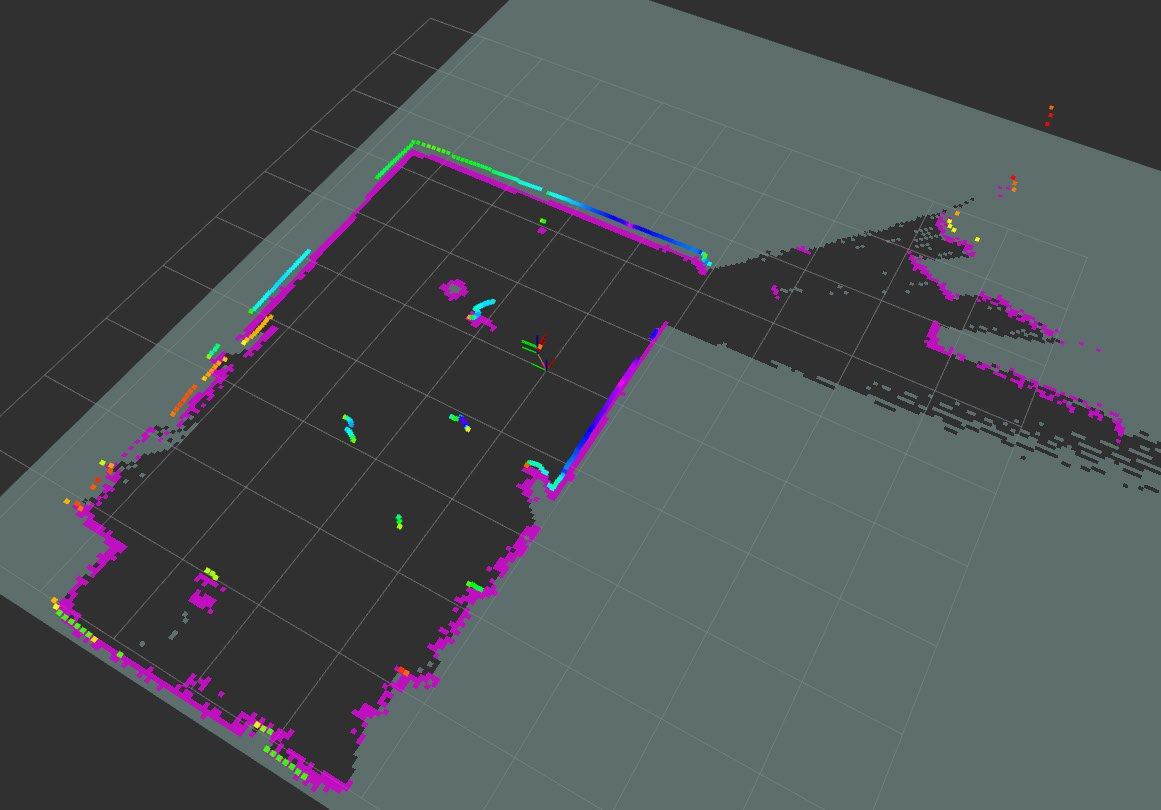
#> input picture 3D/images/esp32.jpg, 1161 x 810 px, given in place of the camera
$ python lineFollow.py
#> lines starting #> are read from the running program, lines starting #| are printed output that depends on the picture; after the words box and inside, x2 and y2 are one past the last pixel; in counts of white or black regions, pixels touching at a corner belong together
#!/usr/bin/env python3
# -*- coding: utf-8 -*-

import cv2
import numpy as np
import serial
import time
import os

# -----------------------------
# Настройки
# -----------------------------
PORT = "/dev/ttyUSB0"    # Порт Arduino
BAUDRATE = 115200
TIMEOUT = 1.0            # Секунды ожидания ответа

# Коэффициент для «руля»
STEERING_K = 0.008

# Базовая линейная скорость (мм/с)
BASE_LINEAR_SPEED = 200.0

# Порог для выделения «белой/черной линии» в HSV
# Можно корректировать в зависимости от освещения и цвета поля
LOWER_WHITE = (75, 0, 0)
UPPER_WHITE = (111, 149, 175)

# Папка для сохранения кадров
IMAGES_DIR = "images"
# Максимум хранимых фотографий
MAX_IMAGES = 100

# -----------------------------
# Инициализация Serial
# -----------------------------
ser = serial.Serial(port=PORT, baudrate=BAUDRATE, timeout=TIMEOUT)
time.sleep(3)  # Дать время Arduino «подняться», если ресет при открытии порта

def send_command(command):
    """
    Отправляет команду в порт, ждёт ответ от Arduino, печатает его.
    """
    print("[TX] ", command)
    ser.write((command + '\n').encode('utf-8'))

    while True:
        response = ser.readline().decode('utf-8', errors='replace').strip()
        if response:
            print("[RX] ", response)
            break
        else:
            time.sleep(0.05)

# -----------------------------
# Настраиваем камеру
# -----------------------------
cap = cv2.VideoCapture(1)  # Или другой индекс камеры
# При желании можно задать разрешение:
# cap.set(cv2.CAP_PROP_FRAME_WIDTH, 640)
# cap.set(cv2.CAP_PROP_FRAME_HEIGHT, 480)

if not cap.isOpened():
    print("Ошибка: Камера не найдена!")
    exit(1)

# Убедимся, что папка images/ существует
if not os.path.exists(IMAGES_DIR):
    os.makedirs(IMAGES_DIR)

def main():
    """
    Основная функция: бесконечный цикл чтения кадров,
    определения линии и отправки команд на Arduino.
    Также сохраняем кадры в images/, не более 100 штук, «кольцом».
    """
    last_send_time = time.time()
    imagesSaved = 0  # Счётчик всех кадров (мы используем % MAX_IMAGES для имени)

    try:
        while True:
            ret, frame = cap.read()
#> frame is the input picture: shape (810, 1161, 3); mean B, G, R 82.4, 79.8, 74.6
            if not ret:
                print("Ошибка: Не удалось прочитать кадр с камеры.")
                break

            # 1) Для упрощения анализа возьмём нижнюю часть кадра (ROI)
            height, width = frame.shape[:2]
#> height = 810; width = 1161
            roi_y1 = int(height * 0.6)
#> roi_y1 = 486
            roi_y2 = height
#> roi_y2 = 810
            roi = frame[roi_y1:roi_y2, 0:width]
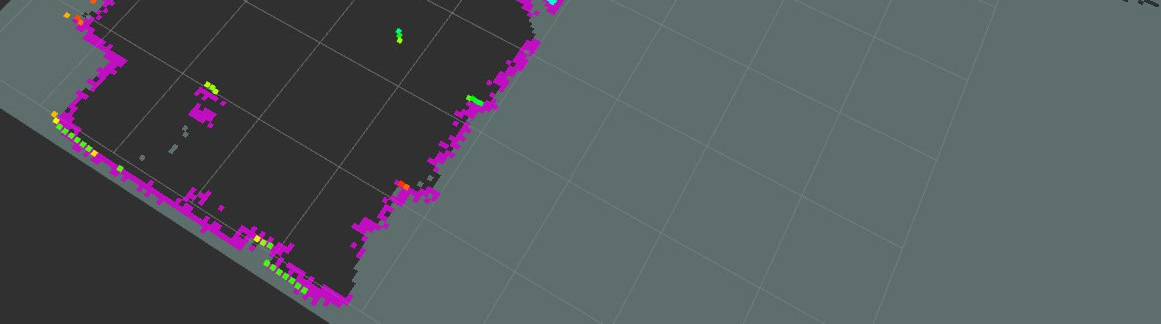
#> roi: shape (324, 1161, 3); mean B, G, R 91.8, 88.9, 82.1

            # 2) Преобразуем ROI в HSV для выделения белого
            hsv = cv2.cvtColor(roi, cv2.COLOR_BGR2HSV)
#> hsv: shape (324, 1161, 3); mean H, S, V 67, 32.7, 93.3

            # 3) Маска по диапазону белого
            mask = cv2.inRange(hsv, LOWER_WHITE, UPPER_WHITE)
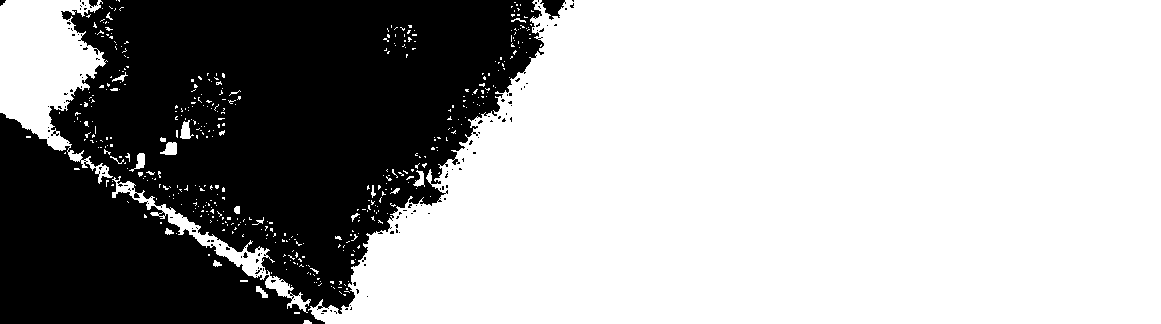
#> mask: shape (324, 1161); 66% white; 128 black regions (124 under 20 px), largest, box (x1, y1, x2, y2) and area: (0, 0, 544, 324) 127056, (540, 0, 566, 20) 283, (89, 0, 98, 8) 50, (0, 0, 6, 6) 23

            # (Опционально) морфологические операции для сглаживания шумов
            kernel = np.ones((3, 3), np.uint8)
            mask = cv2.morphologyEx(mask, cv2.MORPH_CLOSE, kernel, iterations=2)
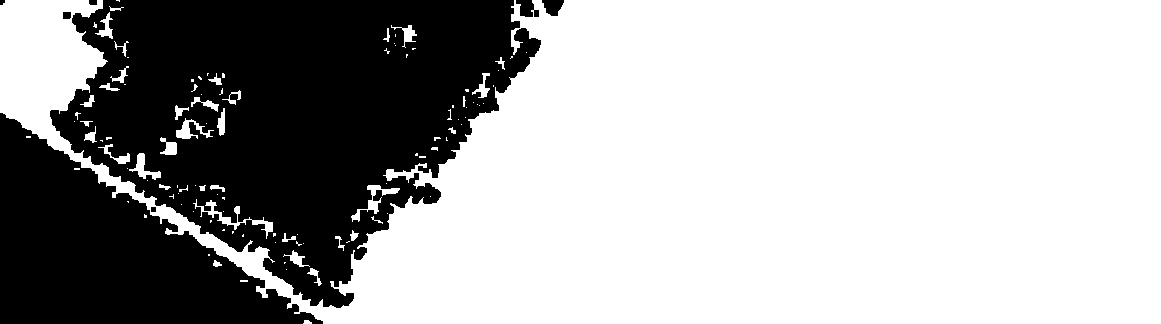
#> mask: shape (324, 1161); 67.3% white; 8 black regions, largest, box (x1, y1, x2, y2) and area: (50, 0, 541, 308) 88302, (0, 113, 323, 324) 34140, (516, 0, 539, 17) 264
            mask = cv2.morphologyEx(mask, cv2.MORPH_OPEN, kernel, iterations=1)
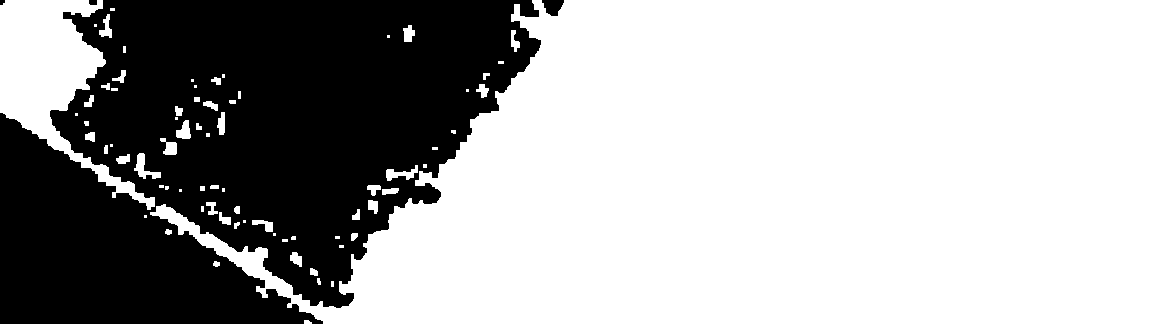
#> mask: shape (324, 1161); 66.9% white; 4 black regions, box (x1, y1, x2, y2) and area: (0, 0, 541, 324) 124206, (542, 0, 564, 16) 248, (89, 0, 97, 5) 39, (0, 0, 5, 5) 21

            # 4) Ищем «центр» белой линии через моменты
            M = cv2.moments(mask, True)
#> M = moments, m00 251650, centre m10/m00, m01/m00 = (747.4, 166.9)
            cx = None
            if M["m00"] > 1000:  # порог площади (подбирайте под вашу линию)
                cx = int(M["m10"] / M["m00"])
#> cx = 747
            else:
                cx = None

            # Для наглядности сделаем цветную версию маски:
            color_roi = cv2.cvtColor(mask, cv2.COLOR_GRAY2BGR)

            # Рисуем центральную линию ROI (зелёную)
            cv2.line(color_roi, (width//2, 0), (width//2, roi.shape[0]), (0,255,0), 2)
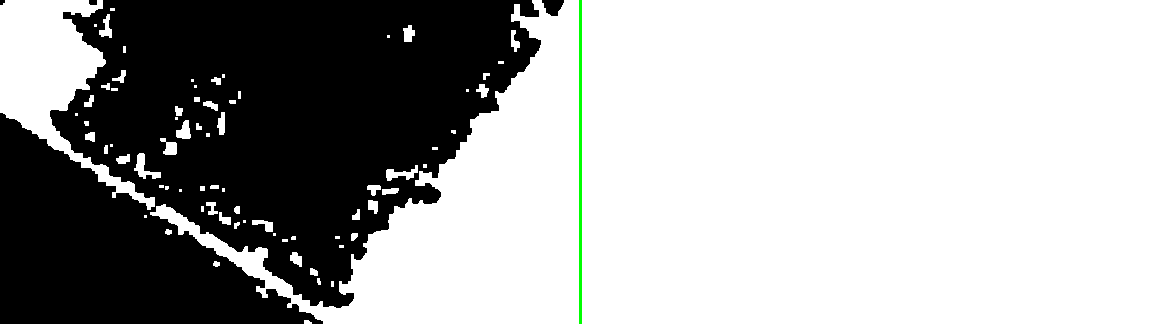
#> color_roi: shape (324, 1161, 3); mean B, G, R 169.9, 170.6, 169.9

            if cx is not None:
                # Нарисуем точку, где нашли "центр" линии
                cv2.circle(color_roi, (cx, roi.shape[0]//2), 5, (0,0,255), -1)
#> color_roi: shape (324, 1161, 3); 0.02% of pixels changed, all inside (x1, y1, x2, y2) = (742, 157, 753, 168)

            # 5) Считаем ошибку относительно середины ROI => угловая скорость
            if cx is not None:
                error = (cx - (width//2))
#> error = 167
                angular_speed = -STEERING_K * error
#> angular_speed = -1.34
                linear_speed = BASE_LINEAR_SPEED
            else:
                # Линия потеряна -> остановимся (или можно крутиться, чтобы искать)
                linear_speed = 0.0
                angular_speed = 0.0
                print("[WARN] Белая линия не найдена - останавливаемся!")

            # 6) Отправляем скорость на Arduino (каждые ~0.2с)
            now = time.time()
            if (now - last_send_time) > 0.2:
                cmd = f"SET_VELOCITY {linear_speed:.1f} {angular_speed:.3f}"
#> cmd = 'SET_VELOCITY 200.0 -1.336'
                send_command(cmd)
                last_send_time = now

            # 7) Сохраняем кадры (оригинал + разметка) в images/ кольцевым буфером
            idx = imagesSaved % MAX_IMAGES
            cv2.imwrite(os.path.join(IMAGES_DIR, f"orig_{idx:03d}.jpg"), frame)
            cv2.imwrite(os.path.join(IMAGES_DIR, f"annot_{idx:03d}.jpg"), color_roi)
            imagesSaved += 1

            # (Опционально) Можно показать окна, если роботу есть куда выводить:
            # cv2.imshow("Original", frame)
            # cv2.imshow("Mask ROI", color_roi)
            # if cv2.waitKey(1) & 0xFF == 27:  # ESC
            #     break

    finally:
        # Останавливаем робота
        send_command("SET_VELOCITY 0 0")
        cap.release()
        cv2.destroyAllWindows()

if __name__ == "__main__":
    try:
        main()
    except KeyboardInterrupt:
        print("Остановка по Ctrl+C")
    finally:
        # Останавливаем робота и закрываем порт
        send_command("SET_VELOCITY 0 0")
        ser.close()
